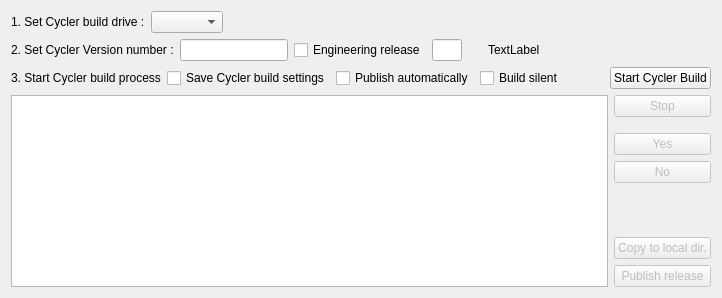
     <widget class="QWidget" name="tabCycler">
      <attribute name="title">
       <string> Cycler </string>
      </attribute>
      <layout class="QVBoxLayout" name="verticalLayout_3">
       <item>
        <layout class="QHBoxLayout" name="horizontalLayout_5">
         <item>
          <widget class="QLabel" name="lblCyclerBuildDrive">
           <property name="text">
            <string>1. Set Cycler build drive :</string>
           </property>
          </widget>
         </item>
         <item>
          <widget class="QComboBox" name="cmbCyclerBuildDrive"/>
         </item>
         <item>
          <spacer name="horizontalSpacer_4">
           <property name="orientation">
            <enum>Qt::Horizontal</enum>
           </property>
           <property name="sizeHint" stdset="0">
            <size>
             <width>40</width>
             <height>20</height>
            </size>
           </property>
          </spacer>
         </item>
        </layout>
       </item>
       <item>
        <layout class="QHBoxLayout" name="horizontalLayout_6">
         <item>
          <widget class="QLabel" name="lblCyclerVersion">
           <property name="text">
            <string>2. Set Cycler Version number :</string>
           </property>
          </widget>
         </item>
         <item>
          <widget class="QLineEdit" name="ledCyclerVersion">
           <property name="sizePolicy">
            <sizepolicy hsizetype="Fixed" vsizetype="Fixed">
             <horstretch>0</horstretch>
             <verstretch>0</verstretch>
            </sizepolicy>
           </property>
           <property name="maximumSize">
            <size>
             <width>16777215</width>
             <height>16777215</height>
            </size>
           </property>
          </widget>
         </item>
         <item>
          <widget class="QCheckBox" name="chkCyclerEngRelease">
           <property name="text">
            <string>Engineering release</string>
           </property>
          </widget>
         </item>
         <item>
          <widget class="QLineEdit" name="ledCyclerENGNumber">
           <property name="sizePolicy">
            <sizepolicy hsizetype="Fixed" vsizetype="Fixed">
             <horstretch>0</horstretch>
             <verstretch>0</verstretch>
            </sizepolicy>
           </property>
           <property name="minimumSize">
            <size>
             <width>30</width>
             <height>0</height>
            </size>
           </property>
           <property name="maximumSize">
            <size>
             <width>30</width>
             <height>16777215</height>
            </size>
           </property>
          </widget>
         </item>
         <item>
          <spacer name="horizontalSpacer_8">
           <property name="orientation">
            <enum>Qt::Horizontal</enum>
           </property>
           <property name="sizeType">
            <enum>QSizePolicy::Fixed</enum>
           </property>
           <property name="sizeHint" stdset="0">
            <size>
             <width>20</width>
             <height>20</height>
            </size>
           </property>
          </spacer>
         </item>
         <item>
          <widget class="QLabel" name="lblCyclerLabel">
           <property name="text">
            <string>TextLabel</string>
           </property>
          </widget>
         </item>
         <item>
          <spacer name="horizontalSpacer_5">
           <property name="orientation">
            <enum>Qt::Horizontal</enum>
           </property>
           <property name="sizeHint" stdset="0">
            <size>
             <width>40</width>
             <height>20</height>
            </size>
           </property>
          </spacer>
         </item>
        </layout>
       </item>
       <item>
        <layout class="QHBoxLayout" name="horizontalLayout_7">
         <item>
          <widget class="QLabel" name="lblCyclerStartBuild">
           <property name="text">
            <string>3. Start Cycler build process</string>
           </property>
          </widget>
         </item>
         <item>
          <widget class="QCheckBox" name="chkSaveCyclerBuildSettings">
           <property name="text">
            <string>Save Cycler build settings</string>
           </property>
          </widget>
         </item>
         <item>
          <widget class="QCheckBox" name="chkPublishCyclerAuto">
           <property name="text">
            <string>Publish automatically</string>
           </property>
          </widget>
         </item>
         <item>
          <widget class="QCheckBox" name="chkCyclerSilent">
           <property name="text">
            <string>Build silent</string>
           </property>
          </widget>
         </item>
         <item>
          <spacer name="horizontalSpacer_6">
           <property name="orientation">
            <enum>Qt::Horizontal</enum>
           </property>
           <property name="sizeHint" stdset="0">
            <size>
             <width>40</width>
             <height>20</height>
            </size>
           </property>
          </spacer>
         </item>
         <item>
          <widget class="QPushButton" name="pbStartCyclerBuild">
           <property name="text">
            <string>Start Cycler Build</string>
           </property>
           <property name="icon">
            <iconset resource="vtitestmanager.qrc">
             <normaloff>:/images/start.png</normaloff>:/images/start.png</iconset>
           </property>
          </widget>
         </item>
        </layout>
       </item>
       <item>
        <layout class="QHBoxLayout" name="horizontalLayout_8">
         <item>
          <widget class="QPlainTextEdit" name="ptCyclerStdOut"/>
         </item>
         <item>
          <layout class="QVBoxLayout" name="verticalLayout_6">
           <item>
            <widget class="QPushButton" name="pbCyclerHalt">
             <property name="enabled">
              <bool>false</bool>
             </property>
             <property name="text">
              <string>Stop</string>
             </property>
             <property name="icon">
              <iconset resource="vtitestmanager.qrc">
               <normaloff>:/images/stop.png</normaloff>:/images/stop.png</iconset>
             </property>
            </widget>
           </item>
           <item>
            <spacer name="verticalSpacer_5">
             <property name="orientation">
              <enum>Qt::Vertical</enum>
             </property>
             <property name="sizeType">
              <enum>QSizePolicy::Fixed</enum>
             </property>
             <property name="sizeHint" stdset="0">
              <size>
               <width>20</width>
               <height>10</height>
              </size>
             </property>
            </spacer>
           </item>
           <item>
            <widget class="QPushButton" name="pbCyclerYes">
             <property name="enabled">
              <bool>false</bool>
             </property>
             <property name="text">
              <string>Yes</string>
             </property>
             <property name="icon">
              <iconset resource="vtitestmanager.qrc">
               <normaloff>:/images/ok.png</normaloff>:/images/ok.png</iconset>
             </property>
            </widget>
           </item>
           <item>
            <widget class="QPushButton" name="pbCyclerNo">
             <property name="enabled">
              <bool>false</bool>
             </property>
             <property name="text">
              <string>No</string>
             </property>
             <property name="icon">
              <iconset resource="vtitestmanager.qrc">
               <normaloff>:/images/cancel.png</normaloff>:/images/cancel.png</iconset>
             </property>
            </widget>
           </item>
           <item>
            <spacer name="verticalSpacer_3">
             <property name="orientation">
              <enum>Qt::Vertical</enum>
             </property>
             <property name="sizeHint" stdset="0">
              <size>
               <width>20</width>
               <height>40</height>
              </size>
             </property>
            </spacer>
           </item>
           <item>
            <widget class="QPushButton" name="pbCopyCyclerRelease">
             <property name="enabled">
              <bool>false</bool>
             </property>
             <property name="text">
              <string>Copy to local dir.</string>
             </property>
             <property name="icon">
              <iconset resource="vtitestmanager.qrc">
               <normaloff>:/images/releases.png</normaloff>:/images/releases.png</iconset>
             </property>
            </widget>
           </item>
           <item>
            <widget class="QPushButton" name="pbPublishCylerRelease">
             <property name="enabled">
              <bool>false</bool>
             </property>
             <property name="text">
              <string>Publish release</string>
             </property>
             <property name="icon">
              <iconset resource="vtitestmanager.qrc">
               <normaloff>:/images/releases.png</normaloff>:/images/releases.png</iconset>
             </property>
            </widget>
           </item>
          </layout>
         </item>
        </layout>
       </item>
      </layout>
     </widget>
